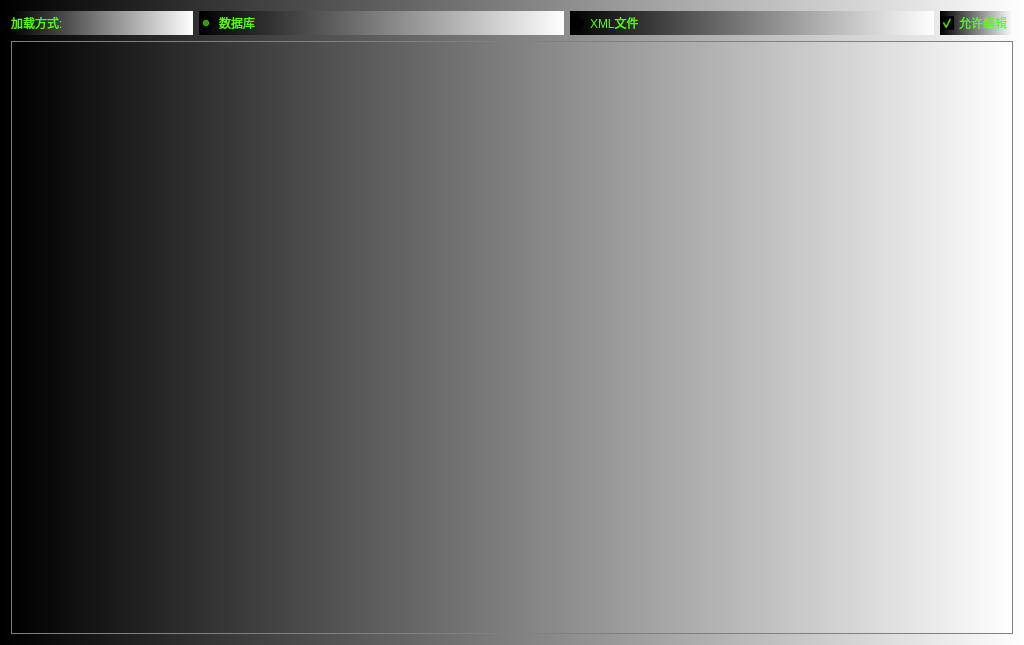
<?xml version="1.0" encoding="UTF-8"?>
<ui version="4.0">
 <class>FormList</class>
 <widget class="QWidget" name="FormList">
  <property name="geometry">
   <rect>
    <x>0</x>
    <y>0</y>
    <width>1024</width>
    <height>645</height>
   </rect>
  </property>
  <property name="windowTitle">
   <string>列表框</string>
  </property>
  <property name="styleSheet">
   <string notr="true">background-color: qlineargradient(spread:pad, x1:0, y1:0, x2:1, y2:0, stop:0 rgba(0, 0, 0, 255), stop:1 rgba(255, 255, 255, 255));</string>
  </property>
  <layout class="QVBoxLayout" name="verticalLayout_2">
   <item>
    <layout class="QVBoxLayout" name="verticalLayout" stretch="1,15">
     <item>
      <layout class="QHBoxLayout" name="horizontalLayout_2">
       <item>
        <layout class="QHBoxLayout" name="horizontalLayout" stretch="1,2,2">
         <item>
          <widget class="QLabel" name="label">
           <property name="styleSheet">
            <string notr="true">color: rgb(85, 255, 0);</string>
           </property>
           <property name="text">
            <string>加载方式:</string>
           </property>
          </widget>
         </item>
         <item>
          <widget class="QRadioButton" name="radioButton_database">
           <property name="styleSheet">
            <string notr="true">color: rgb(85, 255, 0);</string>
           </property>
           <property name="text">
            <string>数据库</string>
           </property>
           <property name="checked">
            <bool>true</bool>
           </property>
          </widget>
         </item>
         <item>
          <widget class="QRadioButton" name="radioButton_xml">
           <property name="styleSheet">
            <string notr="true">color: rgb(85, 255, 0);</string>
           </property>
           <property name="text">
            <string>XML文件</string>
           </property>
          </widget>
         </item>
        </layout>
       </item>
       <item>
        <widget class="QCheckBox" name="checkBox_bEdit">
         <property name="styleSheet">
          <string notr="true">color: rgb(85, 255, 0);</string>
         </property>
         <property name="text">
          <string>允许编辑</string>
         </property>
         <property name="checked">
          <bool>true</bool>
         </property>
        </widget>
       </item>
      </layout>
     </item>
     <item>
      <widget class="QListWidget" name="listWidget">
       <property name="sizePolicy">
        <sizepolicy hsizetype="Preferred" vsizetype="Preferred">
         <horstretch>0</horstretch>
         <verstretch>0</verstretch>
        </sizepolicy>
       </property>
       <property name="styleSheet">
        <string notr="true">QListWidget{border:1px solid gray; color:black; }

QListWidget::Item{padding-top:0px; padding-bottom:0px; }

QListWidget::Item:hover{background:green; }

QListWidget::item:selected{background:lightgray; color:red; }

QListWidget::item:selected:!active{border-width:0px; background:lightgreen; }
                          </string>
       </property>
      </widget>
     </item>
    </layout>
   </item>
  </layout>
 </widget>
 <resources/>
 <connections/>
</ui>
